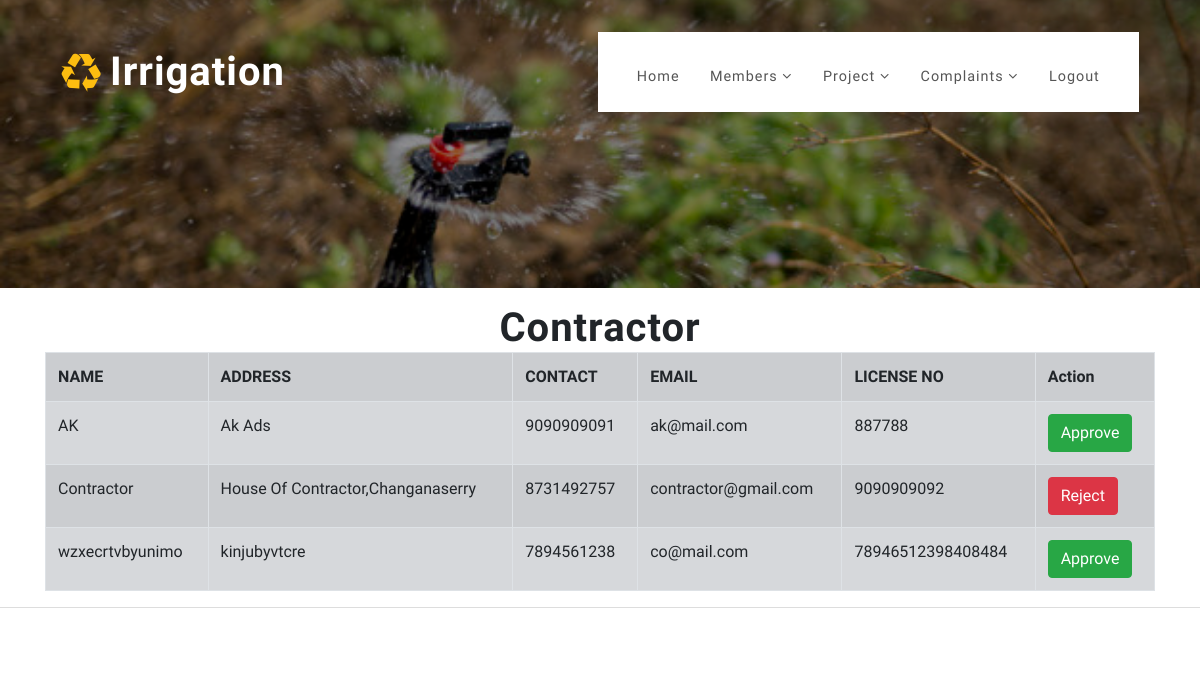
/admincontractor, run on the app's committed database.
### irrigationapp/models.py (models this page shows)
class Contractor(models.Model):
    name = models.CharField(max_length=50)
    phone = models.CharField(max_length=20)
    email = models.EmailField()
    address = models.CharField(max_length=50)
    license = models.CharField(max_length=50)
    user = models.ForeignKey(CustomUser, on_delete=models.CASCADE)

### irrigationapp/views.py (the view)
# urls.py: path('admincontractor', views.admincontractor, name='admincontractor'),
def admincontractor(request):
    data = Contractor.objects.filter()
    return render(request, "admincontractor.html", {"data": data})

### template/admincontractor.html (shortened to what this page needs)
{% extends 'adminbase.html' %}
{% block content %}
<div class="container">
    <h1 class="text-center mt-3">Contractor</h1>
    <table class="table table-bordered table-striped table-secondary table-hover ">
        <tr>
            <th>NAME</th>
            <th>ADDRESS</th>
            <th>CONTACT</th>
            <th>EMAIL</th>
            <th>LICENSE NO</th>
            <th colspan="2">Action</th>
        </tr>
        {% for d in data %}
        <tr>
            <td>{{d.name}}</td>
			<td>{{d.address}}</td>
			<td>{{d.phone}}</td>
			<td>{{d.email}}</td>
			<td>{{d.license}}</td>
            <td>
				{% if d.user.is_active %}
				<a href="/adminapproveuser?id={{d.user_id}}&status=0&url=/admincontractor"
					class="btn btn-danger">Reject</a
				>
				{% else %}
				<a href="/adminapproveuser?id={{d.user_id}}&status=1&url=/admincontractor"
					class="btn btn-success">Approve</a
				>
				{% endif %}
			</td>
        </tr>
        {% endfor %}
    </table>
</div>
{% endblock %}

### irrigationapp/static/css/style.css (style rules this page uses)
html, body { margin: 0; font-size: 100%; background: #fff; scroll-behavior: smooth; font-family: 'Catamaran', sans-serif; }
body a { text-decoration: none; transition: 0.5s all; -webkit-transition: 0.5s all; -moz-transition: 0.5s all; -o-transition: 0.5s all; -ms-transition: 0.5s all; }
h1, h2, h3, h4, h5, h6 { margin: 0; letter-spacing: 1px; font-weight: 600; font-family: 'Catamaran', sans-serif; }

### template/admincontractor.html (style rules this page uses)
th,td { padding: 10px; }

### data on the page
Contractor: name "AK", address "Ak Ads", phone "9090909091", email "ak@mail.com", license "887788"
Contractor: name "Contractor", address "House Of Contractor,Changanaserry", phone "8731492757", email "contractor@gmail.com", license "9090909092"
Contractor: name "wzxecrtvbyunimo", address "kinjubyvtcre", phone "7894561238", email "co@mail.com", license "78946512398408484"
